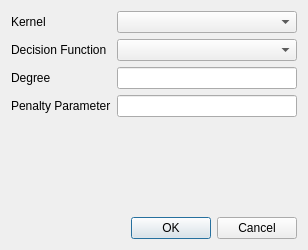
<?xml version="1.0" encoding="UTF-8"?>
<ui version="4.0">
 <class>SVMClassifierDialog</class>
 <widget class="QDialog" name="SVMClassifierDialog">
  <property name="geometry">
   <rect>
    <x>0</x>
    <y>0</y>
    <width>308</width>
    <height>250</height>
   </rect>
  </property>
  <property name="minimumSize">
   <size>
    <width>308</width>
    <height>250</height>
   </size>
  </property>
  <property name="maximumSize">
   <size>
    <width>308</width>
    <height>250</height>
   </size>
  </property>
  <property name="windowTitle">
   <string>SVM Classifier - Parametrisierung</string>
  </property>
  <property name="windowIcon">
   <iconset resource="../content/resources.qrc">
    <normaloff>:/MainWindowIcon.png</normaloff>:/MainWindowIcon.png</iconset>
  </property>
  <layout class="QVBoxLayout" name="verticalLayout_2">
   <item>
    <layout class="QVBoxLayout" name="verticalLayout">
     <item>
      <layout class="QGridLayout" name="gridLayout">
       <item row="0" column="0">
        <widget class="QLabel" name="label_4">
         <property name="text">
          <string>Kernel</string>
         </property>
        </widget>
       </item>
       <item row="0" column="1">
        <widget class="QComboBox" name="kernelComboBox"/>
       </item>
       <item row="1" column="0">
        <widget class="QLabel" name="label_5">
         <property name="text">
          <string>Decision Function</string>
         </property>
        </widget>
       </item>
       <item row="1" column="1">
        <widget class="QComboBox" name="decisionFunctionShapeComboBox"/>
       </item>
       <item row="2" column="0">
        <widget class="QLabel" name="label">
         <property name="text">
          <string>Degree</string>
         </property>
        </widget>
       </item>
       <item row="2" column="1">
        <widget class="QLineEdit" name="degreeLineEdit"/>
       </item>
       <item row="3" column="0">
        <widget class="QLabel" name="label_2">
         <property name="text">
          <string>Penalty Parameter</string>
         </property>
        </widget>
       </item>
       <item row="3" column="1">
        <widget class="QLineEdit" name="penaltyLineEdit"/>
       </item>
      </layout>
     </item>
     <item>
      <spacer name="verticalSpacer">
       <property name="orientation">
        <enum>Qt::Vertical</enum>
       </property>
       <property name="sizeHint" stdset="0">
        <size>
         <width>20</width>
         <height>18</height>
        </size>
       </property>
      </spacer>
     </item>
     <item>
      <widget class="QDialogButtonBox" name="buttonBox">
       <property name="orientation">
        <enum>Qt::Horizontal</enum>
       </property>
       <property name="standardButtons">
        <set>QDialogButtonBox::Cancel|QDialogButtonBox::Ok</set>
       </property>
      </widget>
     </item>
    </layout>
   </item>
  </layout>
 </widget>
 <resources>
  <include location="../content/resources.qrc"/>
 </resources>
 <connections>
  <connection>
   <sender>buttonBox</sender>
   <signal>accepted()</signal>
   <receiver>SVMClassifierDialog</receiver>
   <slot>accept()</slot>
   <hints>
    <hint type="sourcelabel">
     <x>248</x>
     <y>254</y>
    </hint>
    <hint type="destinationlabel">
     <x>157</x>
     <y>274</y>
    </hint>
   </hints>
  </connection>
  <connection>
   <sender>buttonBox</sender>
   <signal>rejected()</signal>
   <receiver>SVMClassifierDialog</receiver>
   <slot>reject()</slot>
   <hints>
    <hint type="sourcelabel">
     <x>316</x>
     <y>260</y>
    </hint>
    <hint type="destinationlabel">
     <x>286</x>
     <y>274</y>
    </hint>
   </hints>
  </connection>
 </connections>
</ui>
